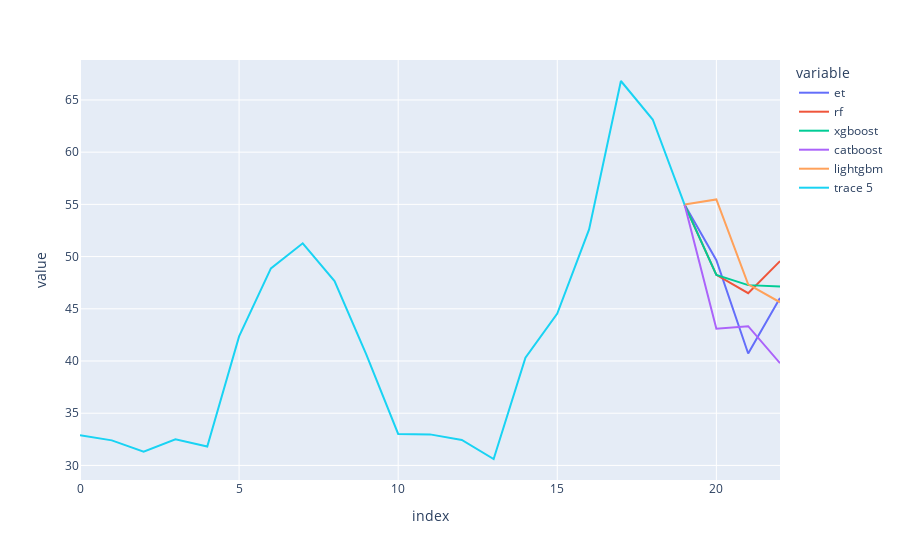

The cell this chart's notebook holds for it:
### Code cell
input = 19

temp_df = df_forecast.copy()

temp_df.loc[input,['catboost', 'et', 'rf', 'xgboost', 'lightgbm', 'dt']] = df_forecast.loc[input,'LMP']

fig_forecast = px.line(temp_df.iloc[input:23].drop(['dt', 'LMP'], axis=1))
fig_forecast.add_trace(go.Scatter(x=temp_df.index, y=temp_df['LMP'].iloc[0:input+1]))
fig_forecast.show()

### Figure 1 — Plotly figure (JSON) as saved in the notebook; plotly's stock layout.template omitted (floating-point values rounded to 4 significant figures)
{"data": [{"hovertemplate": "variable=et<br>index=%{x}<br>value=%{y}<extra></extra>", "legendgroup": "et", "line": {"color": "#636efa", "dash": "solid"}, "marker": {"symbol": "circle"}, "mode": "lines", "name": "et", "orientation": "v", "showlegend": true, "type": "scatter", "x": [19, 20, 21, 22], "xaxis": "x", "y": [54.98, 49.65, 40.72, 46.04], "yaxis": "y"}, {"hovertemplate": "variable=rf<br>index=%{x}<br>value=%{y}<extra></extra>", "legendgroup": "rf", "line": {"color": "#EF553B", "dash": "solid"}, "marker": {"symbol": "circle"}, "mode": "lines", "name": "rf", "orientation": "v", "showlegend": true, "type": "scatter", "x": [19, 20, 21, 22], "xaxis": "x", "y": [54.98, 48.25, 46.5, 49.57], "yaxis": "y"}, {"hovertemplate": "variable=xgboost<br>index=%{x}<br>value=%{y}<extra></extra>", "legendgroup": "xgboost", "line": {"color": "#00cc96", "dash": "solid"}, "marker": {"symbol": "circle"}, "mode": "lines", "name": "xgboost", "orientation": "v", "showlegend": true, "type": "scatter", "x": [19, 20, 21, 22], "xaxis": "x", "y": [54.98, 48.24, 47.27, 47.13], "yaxis": "y"}, {"hovertemplate": "variable=catboost<br>index=%{x}<br>value=%{y}<extra></extra>", "legendgroup": "catboost", "line": {"color": "#ab63fa", "dash": "solid"}, "marker": {"symbol": "circle"}, "mode": "lines", "name": "catboost", "orientation": "v", "showlegend": true, "type": "scatter", "x": [19, 20, 21, 22], "xaxis": "x", "y": [54.98, 43.1, 43.34, 39.79], "yaxis": "y"}, {"hovertemplate": "variable=lightgbm<br>index=%{x}<br>value=%{y}<extra></extra>", "legendgroup": "lightgbm", "line": {"color": "#FFA15A", "dash": "solid"}, "marker": {"symbol": "circle"}, "mode": "lines", "name": "lightgbm", "orientation": "v", "showlegend": true, "type": "scatter", "x": [19, 20, 21, 22], "xaxis": "x", "y": [54.98, 55.47, 47.34, 45.63], "yaxis": "y"}, {"type": "scatter", "x": [0, 1, 2, 3, 4, 5, 6, 7, 8, 9, 10, 11, 12, 13, 14, 15, 16, 17, 18, 19, 20, 21, 22, 23], "y": [32.9, 32.4, 31.32, 32.51, 31.81, 42.36, 48.87, 51.27, 47.65, 40.62, 33.02, 32.97, 32.44, 30.61, 40.33, 44.54, 52.6, 66.81, 63.13, 54.98]}], "layout": {"legend": {"title": {"text": "variable"}, "tracegroupgap": 0}, "margin": {"t": 60}, "xaxis": {"anchor": "y", "domain": [0, 1], "title": {"text": "index"}}, "yaxis": {"anchor": "x", "domain": [0, 1], "title": {"text": "value"}}}}
